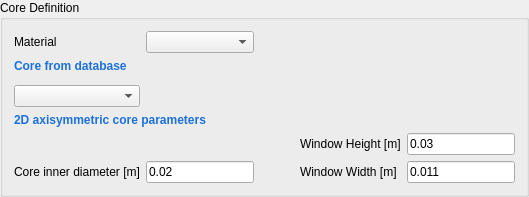
                 <widget class="QGroupBox" name="groupBox_2">
                  <property name="title">
                   <string>Core Definition</string>
                  </property>
                  <layout class="QGridLayout" name="gridLayout_2">
                   <item row="3" column="0">
                    <widget class="QComboBox" name="md_core_geometry_comboBox"/>
                   </item>
                   <item row="1" column="0">
                    <widget class="QLabel" name="label_74">
                     <property name="text">
                      <string>&lt;html&gt;&lt;head/&gt;&lt;body&gt;&lt;p&gt;&lt;span style=&quot; font-weight:600; color:#1c71d8;&quot;&gt;Core from database&lt;/span&gt;&lt;/p&gt;&lt;/body&gt;&lt;/html&gt;</string>
                     </property>
                    </widget>
                   </item>
                   <item row="7" column="4">
                    <widget class="QLineEdit" name="md_window_width_lineEdit">
                     <property name="text">
                      <string>0.011</string>
                     </property>
                    </widget>
                   </item>
                   <item row="4" column="0" colspan="2">
                    <widget class="QLabel" name="label_73">
                     <property name="text">
                      <string>&lt;html&gt;&lt;head/&gt;&lt;body&gt;&lt;p&gt;&lt;span style=&quot; font-weight:600; color:#1c71d8;&quot;&gt;2D axisymmetric core parameters&lt;/span&gt;&lt;/p&gt;&lt;/body&gt;&lt;/html&gt;</string>
                     </property>
                    </widget>
                   </item>
                   <item row="5" column="4">
                    <widget class="QLineEdit" name="md_window_height_lineEdit">
                     <property name="text">
                      <string>0.03</string>
                     </property>
                    </widget>
                   </item>
                   <item row="7" column="3">
                    <widget class="QLabel" name="label_7">
                     <property name="text">
                      <string>Window Width [m]</string>
                     </property>
                    </widget>
                   </item>
                   <item row="7" column="1">
                    <widget class="QLineEdit" name="md_core_width_lineEdit">
                     <property name="text">
                      <string>0.02</string>
                     </property>
                    </widget>
                   </item>
                   <item row="7" column="0">
                    <widget class="QLabel" name="label_4">
                     <property name="text">
                      <string>Core inner diameter [m]</string>
                     </property>
                    </widget>
                   </item>
                   <item row="0" column="1">
                    <widget class="QComboBox" name="md_core_material_comboBox"/>
                   </item>
                   <item row="5" column="3">
                    <widget class="QLabel" name="label_6">
                     <property name="text">
                      <string>Window Height [m]</string>
                     </property>
                    </widget>
                   </item>
                   <item row="0" column="0">
                    <widget class="QLabel" name="label_2">
                     <property name="text">
                      <string>Material</string>
                     </property>
                    </widget>
                   </item>
                   <item row="7" column="2">
                    <spacer name="horizontalSpacer_11">
                     <property name="orientation">
                      <enum>Qt::Horizontal</enum>
                     </property>
                     <property name="sizeHint" stdset="0">
                      <size>
                       <width>40</width>
                       <height>20</height>
                      </size>
                     </property>
                    </spacer>
                   </item>
                   <item row="5" column="2">
                    <spacer name="horizontalSpacer_12">
                     <property name="orientation">
                      <enum>Qt::Horizontal</enum>
                     </property>
                     <property name="sizeHint" stdset="0">
                      <size>
                       <width>40</width>
                       <height>20</height>
                      </size>
                     </property>
                    </spacer>
                   </item>
                   <item row="3" column="1">
                    <spacer name="horizontalSpacer_13">
                     <property name="orientation">
                      <enum>Qt::Horizontal</enum>
                     </property>
                     <property name="sizeHint" stdset="0">
                      <size>
                       <width>40</width>
                       <height>20</height>
                      </size>
                     </property>
                    </spacer>
                   </item>
                   <item row="0" column="3" rowspan="4" colspan="2">
                    <widget class="QLabel" name="md_core_figure">
                     <property name="text">
                      <string/>
                     </property>
                    </widget>
                   </item>
                  </layout>
                 </widget>
